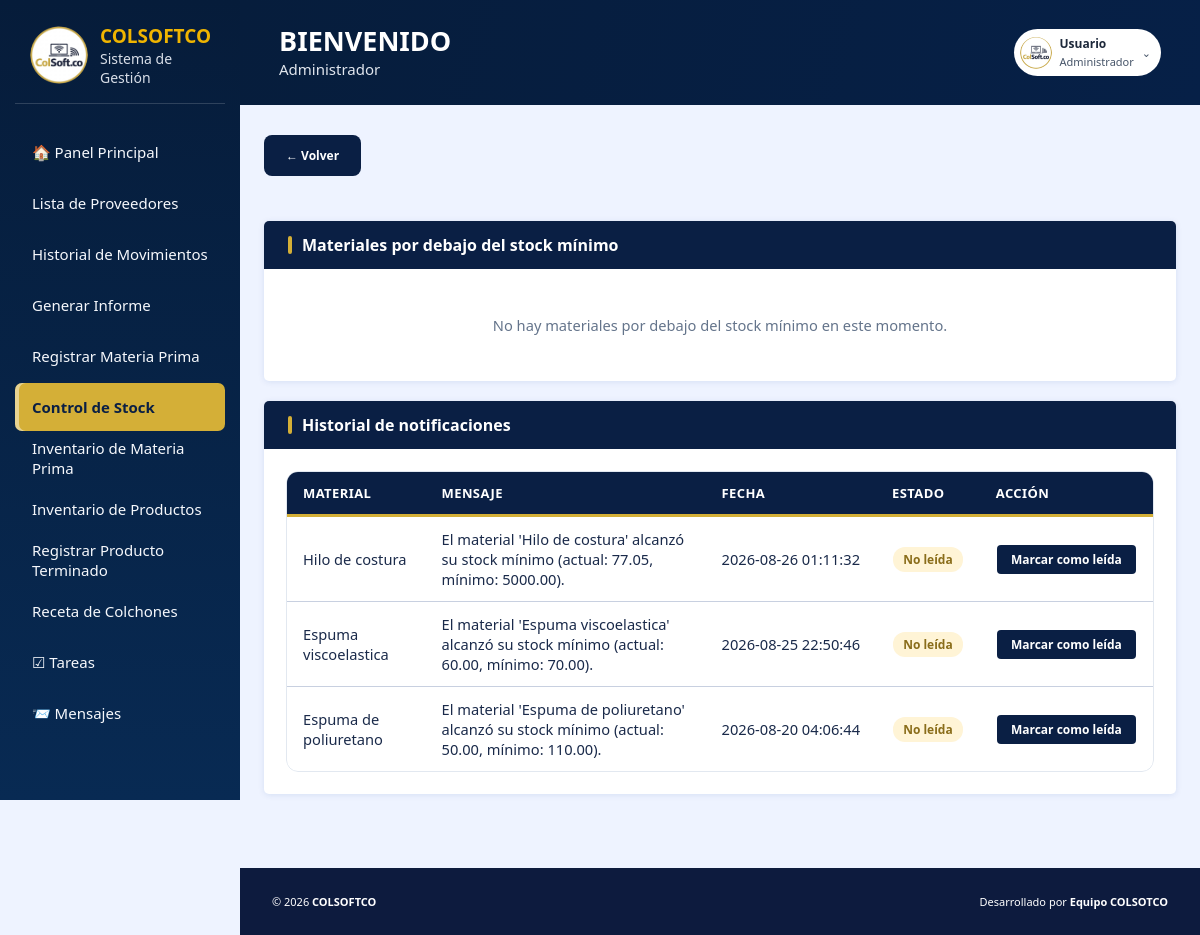
The page /view/control_de_stock/alertas_stock/lista_alertas.php (signed in) on the database its author committed.
### tables this page shows
CREATE TABLE `notificaciones` (
  `id_notificacion` int(11) NOT NULL,
  `id_material` int(11) DEFAULT NULL,
  `mensaje` text DEFAULT NULL,
  `fecha_generada` timestamp NOT NULL DEFAULT current_timestamp(),
  `leida` tinyint(1) DEFAULT 0
);

CREATE TABLE `materias_primas` (
  `id_material` int(11) NOT NULL,
  `nombre_material` varchar(100) NOT NULL,
  `stock_actual` decimal(12,2) DEFAULT 0.00,
  `stock_minimo` decimal(12,2) NOT NULL,
  `id_unidad` int(11) DEFAULT NULL,
  `id_proveedor` int(11) DEFAULT NULL,
  `notificar_email` tinyint(1) NOT NULL DEFAULT 0,
  `correo_notificacion` varchar(150) DEFAULT NULL,
  `alerta_enviada` tinyint(1) NOT NULL DEFAULT 0,
  `estado` enum('activo','inactivo') NOT NULL DEFAULT 'activo'
);

### app/alerta_stock.php (called while the page is built, shortened)
<?php
require_once __DIR__ . '/../config/conexion.php';
class AlertaStockLogica
{
    private $conn;
    public function __construct()
    {
        $db = new Conexion();
        $this->conn = $db->getConnection();
    }
    public function listarMaterialesEnAlerta()
    {
        $sql = "
            SELECT mp.*, um.nombre_unidad
            FROM materias_primas mp
            LEFT JOIN unidades_medida um ON mp.id_unidad = um.id_unidad
            WHERE mp.stock_actual <= mp.stock_minimo
            ORDER BY mp.nombre_material ASC
        ";
        return $this->conn->query($sql)->fetchAll(PDO::FETCH_ASSOC);
    }
    public function listarNotificaciones($soloNoLeidas = false)
    {
        $sql = "
            SELECT n.*, mp.nombre_material
            FROM notificaciones n
            LEFT JOIN materias_primas mp ON n.id_material = mp.id_material
        ";
        $sql .= " ORDER BY n.fecha_generada DESC";
        return $this->conn->query($sql)->fetchAll(PDO::FETCH_ASSOC);
    }
}

### config/conexion.php (called while the page is built, shortened)
<?php
  class Conexion
  {
    private string $Servidor = "localhost";
    private string $BaseDeDatos = "colsoftco";
    private string $Usuario = "root";
    private string $Password = "";
    private static ?PDO $instance = null;
    public function getConnection(): PDO {
      if (self::$instance === null) {
        self::$instance = new PDO(
          "mysql:host={$this->Servidor};dbname={$this->BaseDeDatos};charset=utf8mb4",
          $this->Usuario,
          $this->Password,
          [
            PDO::ATTR_ERRMODE => PDO::ERRMODE_EXCEPTION,
            PDO::ATTR_DEFAULT_FETCH_MODE => PDO::FETCH_ASSOC,
            PDO::ATTR_EMULATE_PREPARES => false,
          ]
        );
      }
      $this->Conector = self::$instance;
      return $this->Conector;
    }
  }

### view/control_de_stock/alertas_stock/lista_alertas.php (the view, shortened to what this page needs)
<?php
require_once __DIR__ . '/../../../app/alerta_stock.php';
$logicaAlerta = new AlertaStockLogica();
$materialesEnAlerta = $logicaAlerta->listarMaterialesEnAlerta();
$notificaciones = $logicaAlerta->listarNotificaciones();
?>
<!DOCTYPE html>
<html lang="es">
<head>
  <link rel="stylesheet" href="../../../public/css/global.css">
  <link rel="stylesheet" href="../../../public/css/layout.css">
  <link rel="stylesheet" href="../controlstock.css">
  <link rel="stylesheet" href="alertas.css">
</head>
<body>
  <div class="app">
    <?php include __DIR__ . '/../../partials/sidebar.php'; ?>
    <div class="main">
      <?php
      include __DIR__ . '/../../partials/topbar.php';
      ?>
      <main class="content">
  <div class="page-body alerta-page-body">
    <div class="content alerta-contenido" style="margin: 0 auto; max-width: 1100px; width: 100%;">
      <div style="text-align: left; margin-bottom: 5px;">
        <a href="../control_de_stock.php" class="btn-volver">
          ← Volver
        </a>
      </div>
      <div class="form-card">
        <div class="form-header">
          <span class="form-header-bar"></span>
          Materiales por debajo del stock mínimo
        </div>
        <div class="form-body alerta-form-cuerpo">
          <?php if (count($materialesEnAlerta) > 0): ?>
            <div class="table-responsive alerta-tabla-envolvedora">
            <table class="tabla-alertas alerta-tabla-stock">
              <thead>
                <tr>
                  <th class="col-material">Material</th>
                  <th class="col-num">Stock Actual</th>
                  <th class="col-num">Stock Mínimo</th>
                  <th class="col-centro">Unidad</th>
                  <th class="col-correo">Correo Notificado</th>
                  <th class="col-estado">Estado</th>
                  <th class="col-accion">Acciones</th>
                </tr>
              </thead>
              <tbody>
                <?php foreach ($materialesEnAlerta as $material): ?>
                  <tr>
                    <td class="col-material"><?= htmlspecialchars($material['nombre_material']) ?></td>
                    <td class="col-num"><?= htmlspecialchars($material['stock_actual']) ?></td>
                    <td class="col-num"><?= htmlspecialchars($material['stock_minimo']) ?></td>
                    <td class="col-centro"><?= htmlspecialchars($material['nombre_unidad'] ?? '—') ?></td>
                    <td class="col-correo"><?= htmlspecialchars($material['correo_notificacion'] ?? '— sin configurar —') ?></td>
                    <td class="col-estado"><span class="badge badge-stock-bajo">STOCK BAJO</span></td>
                    <td class="col-accion">
                        <a href="../inventario/editar_inventario.php?id=<?= (int)$material['id_material'] ?>"
                           class="btn-marcar-leida">
                            Editar
                        </a>
                    </td>
                  </tr>
                <?php endforeach; ?>
              </tbody>
            </table>
            </div>
          <?php else: ?>
            <p class="sin-alertas">
              No hay materiales por debajo del stock mínimo en este momento.
            </p>
          <?php endif; ?>
        </div>
      </div>
      <div class="form-card">
        <div class="form-header">
          <span class="form-header-bar"></span>
          Historial de notificaciones
        </div>
        <div class="form-body alerta-form-cuerpo">
          <?php if (count($notificaciones) > 0): ?>
            <div class="table-responsive alerta-tabla-envolvedora">
            <table class="tabla-alertas alerta-tabla-notificaciones">
              <colgroup>
                <col class="col-w-material">
                <col class="col-w-mensaje">
                <col class="col-w-fecha">
                <col class="col-w-estado">
                <col class="col-w-accion">
              </colgroup>
              <thead>
                <tr>
                  <th class="col-material">Material</th>
                  <th class="col-mensaje">Mensaje</th>
                  <th class="col-fecha">Fecha</th>
                  <th class="col-estado">Estado</th>
                  <th class="col-accion">Acción</th>
                </tr>
              </thead>
              <tbody>
                <?php foreach ($notificaciones as $notif): ?>
                  <tr>
                    <td class="col-material"><?= htmlspecialchars($notif['nombre_material'] ?? '—') ?></td>
                    <td class="col-mensaje"><?= htmlspecialchars($notif['mensaje']) ?></td>
                    <td class="col-fecha"><?= htmlspecialchars($notif['fecha_generada']) ?></td>
                    <td class="col-estado">
                        <?php if ($notif['leida']): ?>
                            <span class="badge badge-leida">Leída</span>
                        <?php else: ?>
                            <span class="badge badge-no-leida">No leída</span>
                        <?php endif; ?>
                    </td>
                    <td class="col-accion">
                        <?php if (!$notif['leida']): ?>
                            <a href="lista_alertas.php?marcar_leida=<?= (int)$notif['id_notificacion'] ?>"
                               class="btn-marcar-leida">
                                Marcar como leída
                            </a>
                        <?php else: ?>
                            <span class="accion-hecha">—</span>
                        <?php endif; ?>
                    </td>
                  </tr>
                <?php endforeach; ?>
              </tbody>
            </table>
            </div>
          <?php else: ?>
            <p class="sin-alertas">
              Todavía no se ha generado ninguna notificación de stock.
            </p>
          <?php endif; ?>
        </div>
      </div>
    </div>
  </div>
      </main>
      <?php include __DIR__ . '/../../partials/footer.php'; ?>
    </div>
  </div>
</body>
</html>

### rows shown on the page
notificaciones: id_material.nombre_material "Hilo de costura", mensaje "El material 'Hilo de costura' alcanzó su stock mínimo (actual: 77.05, mínimo: 5000.00).", fecha_generada "2026-08-26 01:11:32", leida "No leída"
notificaciones: id_material.nombre_material "Espuma viscoelastica", mensaje "El material 'Espuma viscoelastica' alcanzó su stock mínimo (actual: 60.00, mínimo: 70.00).", fecha_generada "2026-08-25 22:50:46", leida "No leída"
notificaciones: id_material.nombre_material "Espuma de poliuretano", mensaje "El material 'Espuma de poliuretano' alcanzó su stock mínimo (actual: 50.00, mínimo: 110.00).", fecha_generada "2026-08-20 04:06:44", leida "No leída"

### other values the page prints
$rolActual "Administrador"
